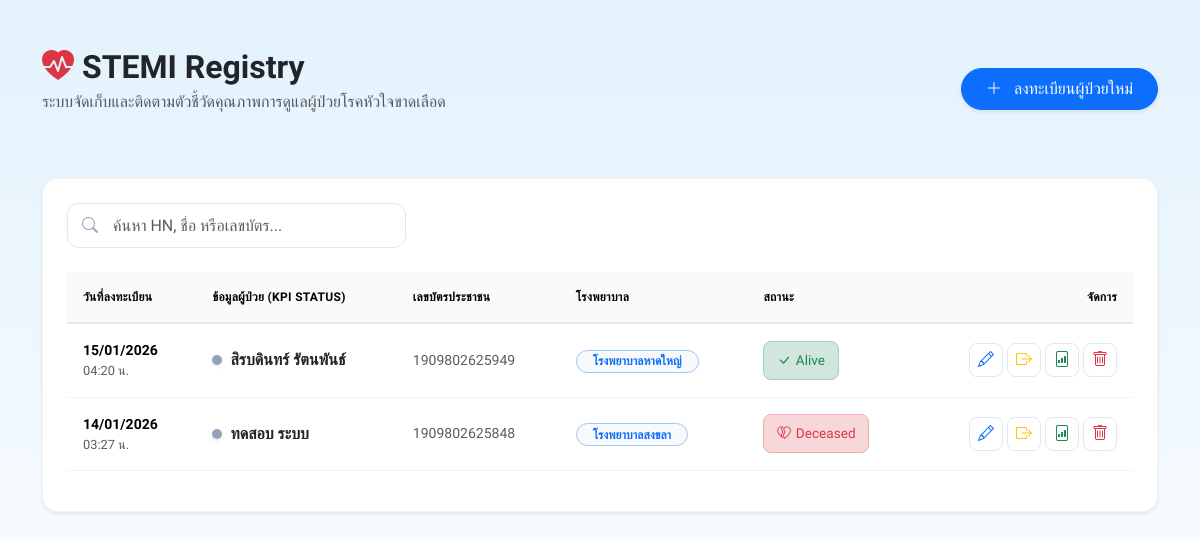
The page / on the database its author committed.
### tables this page shows
CREATE TABLE `patients` (
  `id` int(11) NOT NULL,
  `hospital_code` varchar(20) DEFAULT NULL,
  `hn` varchar(50) DEFAULT NULL,
  `id_type` varchar(50) DEFAULT NULL,
  `citizen_id` varchar(20) DEFAULT NULL,
  `firstname` varchar(100) DEFAULT NULL,
  `lastname` varchar(100) DEFAULT NULL,
  `weight` decimal(5,2) DEFAULT NULL,
  `height` decimal(5,2) DEFAULT NULL,
  `first_ekg_date` date DEFAULT NULL,
  `age` int(11) DEFAULT NULL,
  `gender` enum('ชาย','หญิง') DEFAULT NULL,
  `occupation` varchar(100) DEFAULT NULL,
  `religion` varchar(100) DEFAULT NULL,
  `treatment_right` varchar(100) DEFAULT NULL,
  `credit_name` varchar(255) DEFAULT NULL,
  `health_zone` varchar(50) DEFAULT NULL,
  `outside_detail` text DEFAULT NULL,
  `phone` varchar(20) DEFAULT NULL,
  `phone_alt` varchar(20) DEFAULT NULL,
  `created_at` timestamp NOT NULL DEFAULT current_timestamp()
);

CREATE TABLE `patient_medications` (
  `patient_id` int(11) NOT NULL,
  `fibrinolytic_drug` varchar(100) DEFAULT NULL COMMENT 'ชนิดยา Fibrinolytic (SK, TNK, rTPA)',
  `asa` varchar(255) DEFAULT NULL,
  `asa_reason` varchar(255) DEFAULT NULL,
  `p2y12` varchar(255) DEFAULT NULL,
  `p2y12_reason` varchar(255) DEFAULT NULL,
  `fibrinolytic_type` varchar(255) DEFAULT NULL,
  `hospital_date_rpth` date DEFAULT NULL,
  `hospital_time_start_rpth` time DEFAULT NULL,
  `hospital_time_end_rpth` time DEFAULT NULL,
  `rpth_door_to_needle` int(11) DEFAULT NULL,
  `rpth_stemi_dx_to_needle` int(11) DEFAULT NULL,
  `complications` varchar(255) DEFAULT NULL,
  `complications_detail` text DEFAULT NULL,
  `created_at` timestamp NOT NULL DEFAULT current_timestamp(),
  `updated_at` timestamp NOT NULL DEFAULT current_timestamp() ON UPDATE current_timestamp(),
  `rpth_onset_to_fmc` int(11) DEFAULT NULL,
  `rpth_fmc_to_needle` int(11) DEFAULT NULL,
  `rpth_ekg_to_dx` int(11) DEFAULT NULL,
  `rpth_onset_to_needle` int(11) DEFAULT NULL,
  `sk_opened` varchar(50) DEFAULT NULL COMMENT 'หลังให้ SK เปิดหลอดเลือดได้ไหม',
  `hatyai_place` text DEFAULT NULL COMMENT 'สถานที่ใน รพ.หาดใหญ่ (ER, CCU...)',
  `hatyai_kpi_data` text DEFAULT NULL COMMENT 'เก็บข้อมูล Time Intervals ของหาดใหญ่ (JSON)',
  `refer_out` varchar(10) DEFAULT NULL COMMENT 'Refer Out (Yes/No)',
  `refer_detail` text DEFAULT NULL COMMENT 'รายละเอียด Refer Out 1 และ 2 (JSON)',
  `pre_asa` varchar(10) DEFAULT NULL,
  `hosp_asa` varchar(10) DEFAULT NULL,
  `pre_p2y12` varchar(10) DEFAULT NULL,
  `hosp_p2y12` varchar(10) DEFAULT NULL,
  `p2y12_type` varchar(20) DEFAULT NULL,
  `asa_admin` varchar(5) DEFAULT NULL,
  `asa_dis` varchar(5) DEFAULT NULL,
  `p2y12_admin` varchar(5) DEFAULT NULL,
  `p2y12_dis` varchar(5) DEFAULT NULL,
  `p2y12_specific` varchar(20) DEFAULT NULL,
  `bb_admin` varchar(5) DEFAULT NULL,
  `bb_dis` varchar(5) DEFAULT NULL,
  `acei_admin` varchar(5) DEFAULT NULL,
  `acei_dis` varchar(5) DEFAULT NULL,
  `statin_admin` varchar(5) DEFAULT NULL,
  `statin_dis` varchar(5) DEFAULT NULL,
  `no_asa_reason` varchar(255) DEFAULT NULL,
  `no_p2y12_reason` varchar(255) DEFAULT NULL,
  `no_bb_reason` varchar(255) DEFAULT NULL,
  `no_acei_reason` varchar(255) DEFAULT NULL,
  `no_statin_reason` varchar(255) DEFAULT NULL
);

### index.php (the view, shortened to what this page needs)
<?php
require 'connect.php';
try {
    $sql = "SELECT p.id, p.firstname, p.lastname, p.hospital_code, p.citizen_id, p.created_at,
                   d.dis_status,
                   m.rpth_door_to_needle,
                   c.door_to_device
            FROM patients p
            LEFT JOIN patient_discharges d ON p.id = d.patient_id
            LEFT JOIN patient_medications m ON p.id = m.patient_id
            LEFT JOIN cardiac_cath c ON p.id = c.patient_id
            ORDER BY p.created_at DESC";
    $stmt = $pdo->query($sql);
    $patients = $stmt->fetchAll();
} catch (PDOException $e) {
    die("เกิดข้อผิดพลาด: " . $e->getMessage());
}
?>
<!doctype html>
<html lang="th">
<head>
    <link href="https://cdn.jsdelivr.net/npm/bootstrap@5.3.2/dist/css/bootstrap.min.css" rel="stylesheet">
    <link rel="stylesheet" href="https://cdn.jsdelivr.net/npm/bootstrap-icons@1.11.1/font/bootstrap-icons.css">
</head>
<body>
<div class="container py-5">
    <div class="row align-items-center mb-5">
        <div class="col-md-7">
            <h2 class="fw-bold mb-1"><i class="bi bi-heart-pulse-fill text-danger"></i> STEMI Registry</h2>
            <p class="text-muted">ระบบจัดเก็บและติดตามตัวชี้วัดคุณภาพการดูแลผู้ป่วยโรคหัวใจขาดเลือด</p>
        </div>
        <div class="col-md-5 text-md-end">
            <a href="patient_form.php" class="btn btn-primary px-4 py-2 shadow-sm rounded-pill">
                <i class="bi bi-plus-lg me-2"></i> ลงทะเบียนผู้ป่วยใหม่
            </a>
        </div>
    </div>
    <div class="table-container shadow-sm p-4 bg-white">
        <div class="row mb-4 align-items-center">
            <div class="col-md-4">
                <div class="position-relative">
                    <i class="bi bi-search search-icon"></i>
                    <input type="text" id="searchInput" class="form-control search-box" placeholder="ค้นหา HN, ชื่อ หรือเลขบัตร...">
                </div>
            </div>
        </div>
        <div class="table-responsive">
            <table class="table" id="patientTable">
                <thead>
                    <tr>
                        <th>วันที่ลงทะเบียน</th>
                        <th>ข้อมูลผู้ป่วย (KPI Status)</th>
                        <th>เลขบัตรประชาชน</th>
                        <th>โรงพยาบาล</th>
                        <th>สถานะ</th>
                        <th class="text-end">จัดการ</th>
                    </tr>
                </thead>
                <tbody>
                    <?php if ($patients): foreach ($patients as $row):
                        $d2n = $row['rpth_door_to_needle'];
                        $d2d = $row['door_to_device'];
                        $dot_color = '#10b981';
                        $kpi_text = "ในเกณฑ์";
                        if (($d2n > 30) || ($d2d > 90)) {
                            $dot_color = '#ef4444';
                            $kpi_text = "ล่าช้า";
                        } elseif (empty($d2n) && empty($d2d)) {
                            $dot_color = '#94a3b8';
                            $kpi_text = "ไม่มีข้อมูล";
                        }
                    ?>
                    <tr>
                        <td>
                            <div class="small fw-bold"><?= date('d/m/Y', strtotime($row['created_at'])) ?></div>
                            <div class="text-muted" style="font-size: 0.8rem;"><?= date('H:i', strtotime($row['created_at'])) ?> น.</div>
                        </td>
                        <td>
                            <div class="d-flex align-items-center">
                                <span class="kpi-dot shadow-sm" style="background-color: <?= $dot_color ?>;" title="<?= $kpi_text ?>"></span>
                                <span class="fw-bold text-dark"><?= htmlspecialchars($row['firstname'] . ' ' . $row['lastname']) ?></span>
                            </div>
                        </td>
                        <td class="text-muted small"><?= htmlspecialchars($row['citizen_id']) ?></td>
                        <td><span class="badge rounded-pill bg-light text-primary border border-primary-subtle px-3"><?= htmlspecialchars($row['hospital_code']) ?></span></td>
                        <td>
                            <?php if ($row['dis_status'] == 'Alive'): ?>
                                <span class="status-badge bg-success-subtle text-success border border-success-subtle">
                                    <i class="bi bi-check-lg"></i> Alive
                                </span>
                            <?php elseif ($row['dis_status'] == 'Dead'): ?>
                                <span class="status-badge bg-danger-subtle text-danger border border-danger-subtle">
                                    <i class="bi bi-heartbreak"></i> Deceased
                                </span>
                            <?php endif; ?>
                        </td>
                        <td class="text-end">
                            <div class="d-flex justify-content-end gap-1">
                                <a href="patient_form.php?id=<?= $row['id'] ?>" class="btn-action" title="แก้ไข"><i class="bi bi-pencil text-primary"></i></a>
                                <a href="discharge.php?id=<?= $row['id'] ?>" class="btn-action" title="จำหน่าย"><i class="bi bi-box-arrow-right text-warning"></i></a>
                                <a href="report_summary.php?id=<?= $row['id'] ?>" class="btn-action" title="สรุปผล"><i class="bi bi-file-bar-graph text-success"></i></a>
                                <button onclick="confirmDelete(<?= $row['id'] ?>)" class="btn-action" title="ลบ"><i class="bi bi-trash text-danger"></i></button>
                            </div>
                        </td>
                    </tr>
                    <?php endforeach; endif; ?>
                </tbody>
            </table>
        </div>
    </div>
</div>
</body>
</html>

### index.php (style rules this page uses)
:root { --primary-color: #0d6efd; --success-color: #198754; --danger-color: #dc3545; --bg-body: #f4f7f9; }
body { font-family: 'Sarabun', sans-serif; background: linear-gradient(180deg, #e3f2fd 0%, #ffffff 100%); min-height: 100vh; margin: 0; background-repeat: no-repeat; background-attachment: fixed; }
.table-container { background: white; border-radius: 16px; overflow: hidden; border: 1px solid rgba(0,0,0,0.05); }
.table thead th { background: #f8fafc; font-weight: 600; text-transform: uppercase; font-size: 0.75rem; letter-spacing: 0.025em; padding: 1rem; border-bottom: 2px solid #e2e8f0; }
.table tbody td { padding: 1rem; vertical-align: middle; border-bottom: 1px solid #f1f5f9; }
.kpi-dot { width: 10px; height: 10px; display: inline-block; border-radius: 50%; margin-right: 8px; }
.status-badge { font-weight: 500; padding: 0.5rem 0.8rem; border-radius: 8px; font-size: 0.85rem; text-decoration: none; display: inline-flex; align-items: center; gap: 5px; }
.btn-action { width: 34px; height: 34px; padding: 0; display: inline-flex; align-items: center; justify-content: center; border-radius: 8px; background: #fff; border: 1px solid #e2e8f0; transition: 0.2s; }
.search-box { border-radius: 12px; padding-left: 45px; height: 45px; border: 1px solid #e2e8f0; }
.search-icon { position: absolute; left: 15px; top: 50%; transform: translateY(-50%); color: #94a3b8; }

### rows shown on the page
patients: created_at "15/01/2026", created_at "04:20", firstname+lastname "สิรบดินทร์ รัตนพันธ์", citizen "1909802625949", hospital_code "โรงพยาบาลหาดใหญ่", shows "Alive"
patients: created_at "14/01/2026", created_at "03:27", firstname+lastname "ทดสอบ ระบบ", citizen "1909802625848", hospital_code "โรงพยาบาลสงขลา", shows "Deceased"
